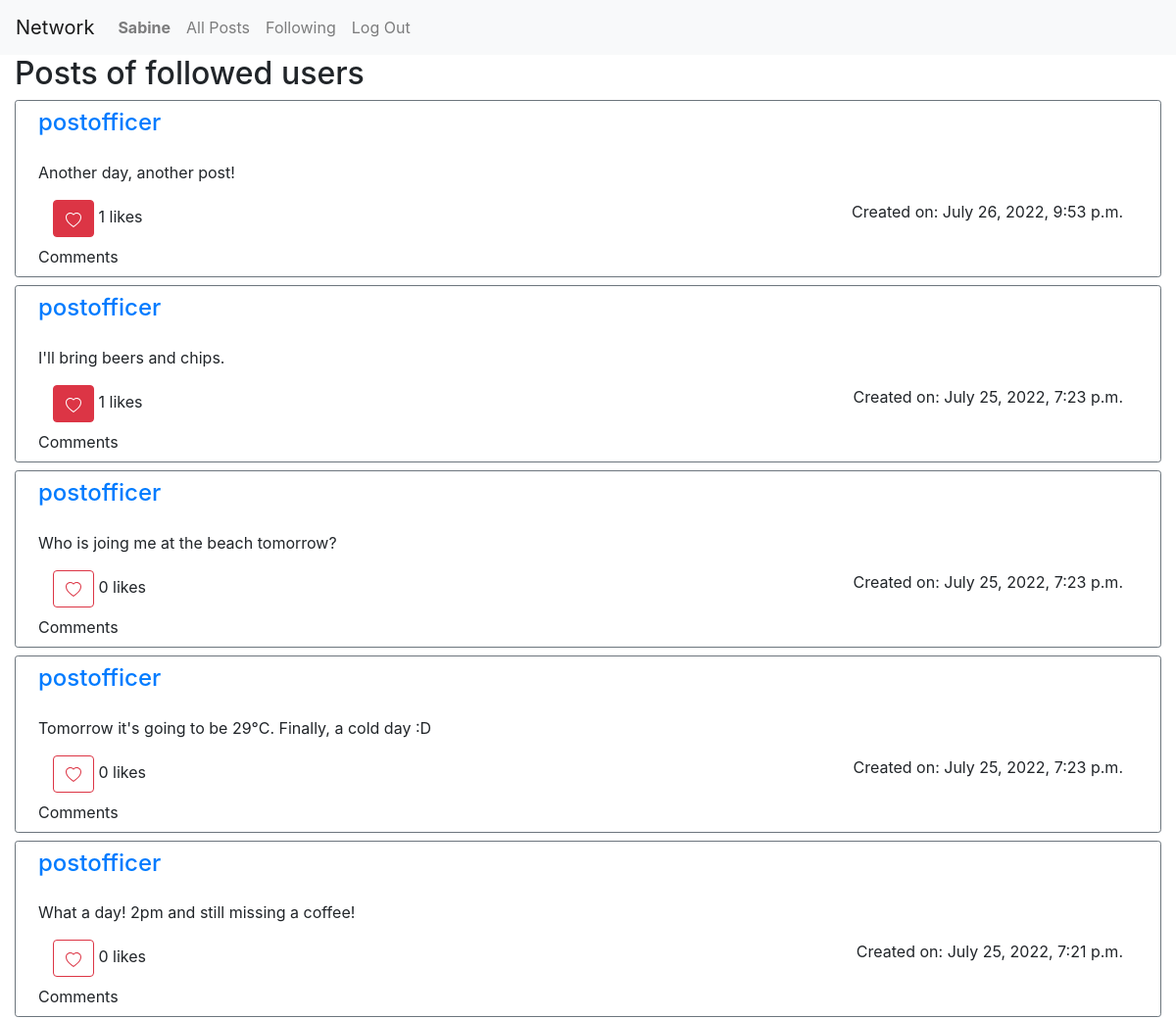
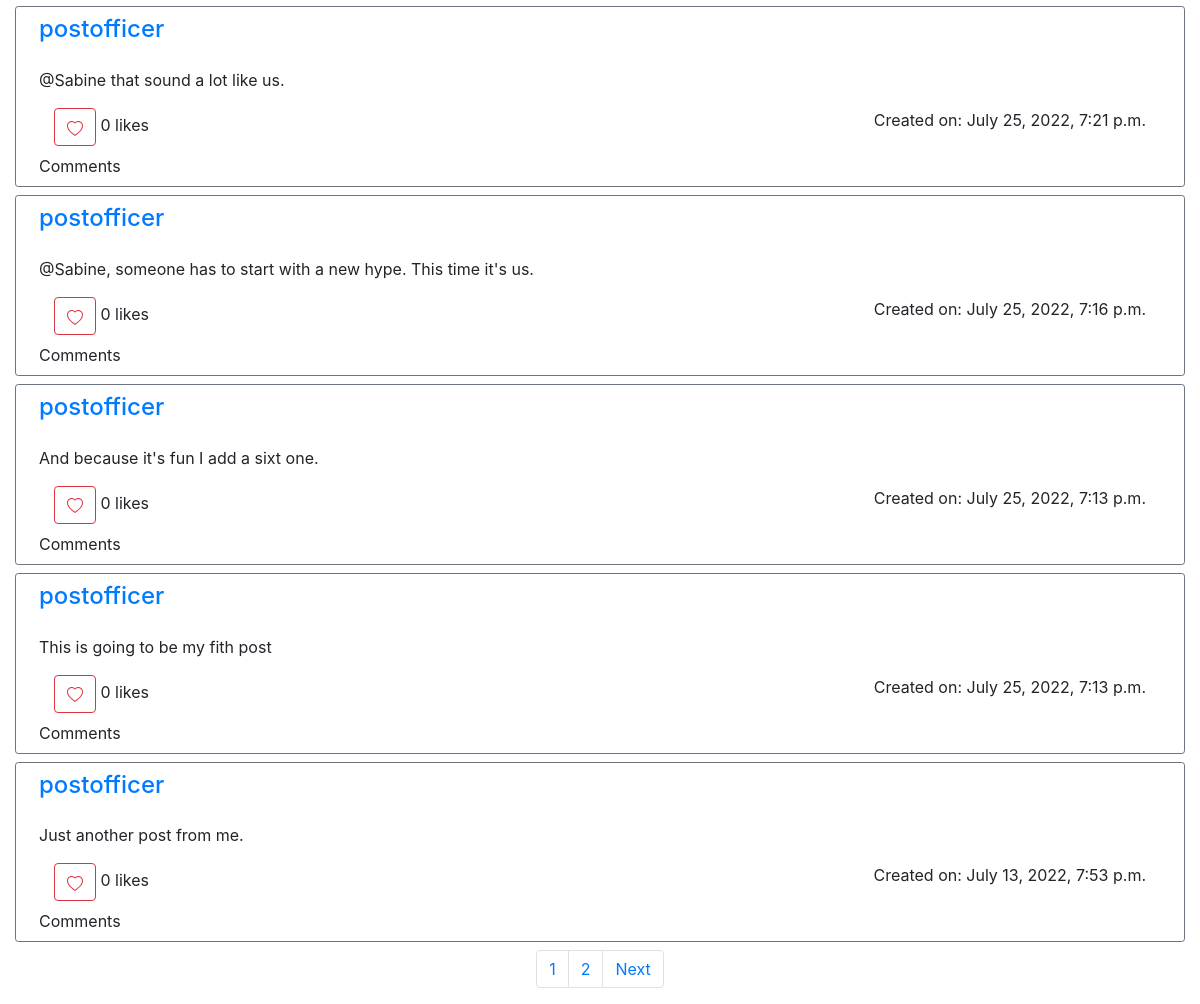
/follow (signed in), run on an earlier commit of the app's database (2 pictures, top to bottom).
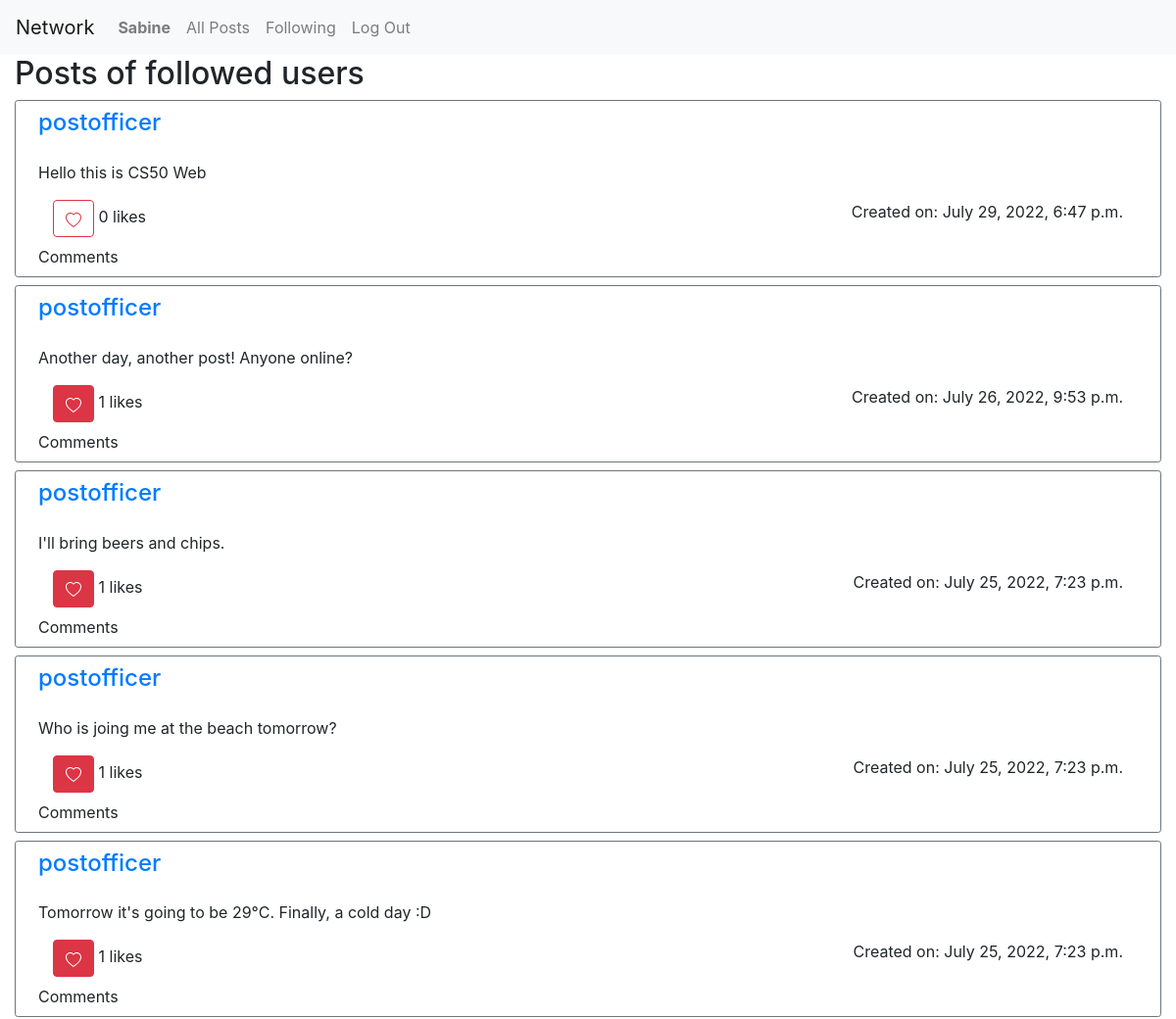
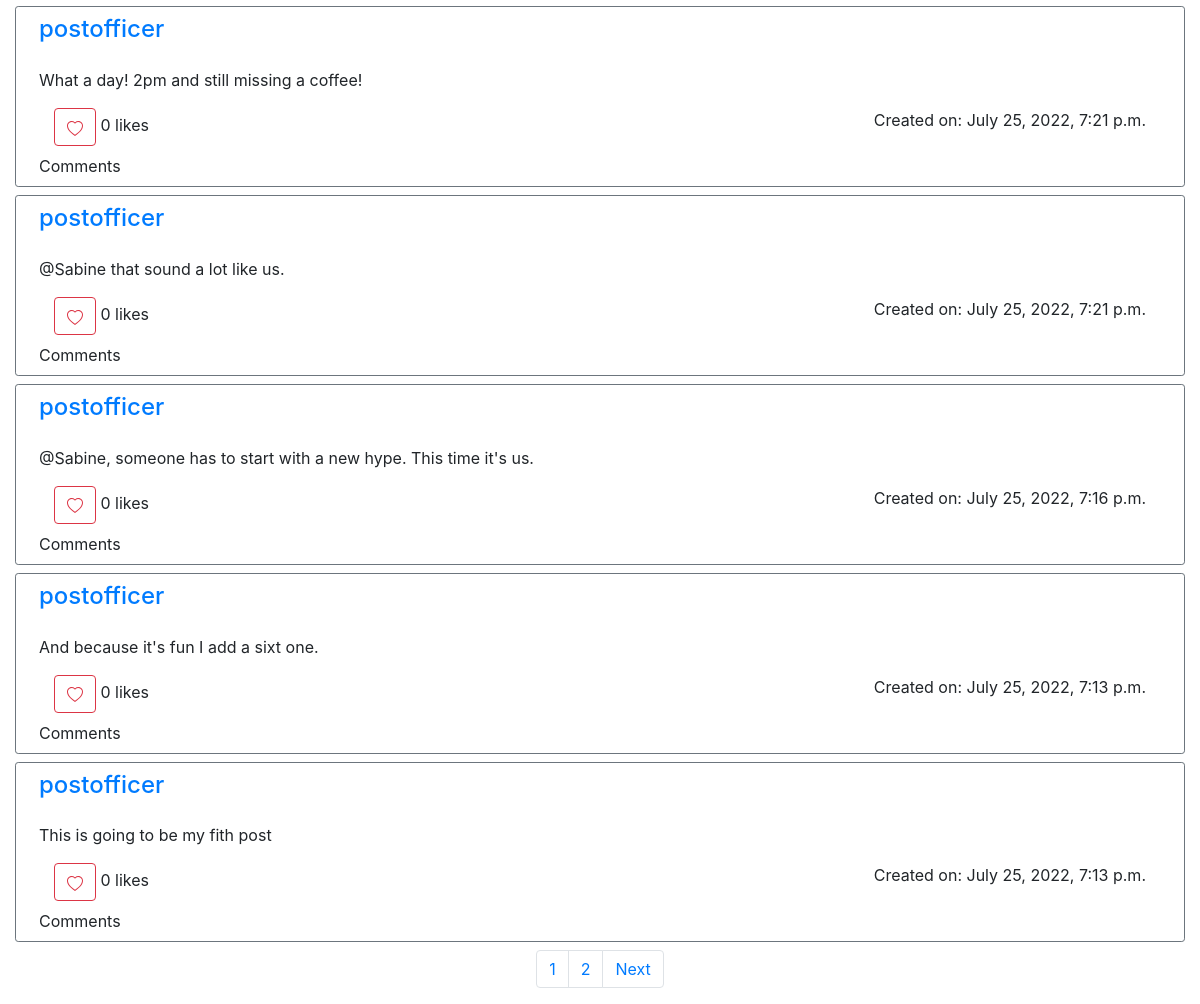
And on a later commit of the database (2 pictures, top to bottom).
### network/models.py (models this page shows, shortened)
class Post(models.Model):
    user = models.ForeignKey("User", on_delete=models.CASCADE, related_name="posts")
    post = models.TextField(max_length=post_max_length, blank=False)
    likes = models.ManyToManyField("User", blank=True, related_name="likes")
    created_on = models.DateTimeField(auto_now_add=True)
    modified_on = models.DateField(auto_now=True)
    @property
    def like_count(self):
        return self.likes.count()

class User(AbstractUser):
    registered = models.DateTimeField(auto_now_add=True)

### network/views.py (the view)
# urls.py: path("follow", views.follow, name="follow"),
@login_required
def follow(request):
    user = User.objects.get(id=request.user.id)
    follows = user.following.all()
    follows_user = [follow.user for follow in follows]
    posts_list = Post.objects.filter(user__in=follows_user).order_by("-created_on")
    paginator = Paginator(posts_list, 10)
    page_number = request.GET.get("page", 1)
    posts = paginator.get_page(page_number)
    return render(request, "network/follow.html", {
        "posts": posts,
        "current_page": page_number,
        "page_range": range(posts.paginator.num_pages),
        },
    )

### network/templates/network/follow.html
{% extends "network/layout.html" %}
{% block body %}
<div class="container-fluid gap-3">
    <h2>Posts of followed users</h2>
    {% include 'network/layout-post.html' %}
</div>
{% endblock %}

### network/templates/network/layout-post.html (shortened to what this page needs)
{% for post in posts %}
    <div class="container-fluid border border-secondary rounded-sm mb-2">
        <div class="row m-2">
            <h4><a href="{% url 'profile' post.user.id %}">{{ post.user.username }}</a></h4>
        </div>
        <div class="row m-2" id="edit{{post.id}}">
            {{ post.post }}
        </div>
        <div class="row m-2 justify">
            <div class="col-2 justify-content-start">
                {% if request.user.is_authenticated and request.user.id != post.user.id %}
                    {% if request.user not in post.likes.all %}
                        <button id="{{ post.id }}" type="button" class="btn btn-outline-danger" onClick="like({{post.id}})">
                        </button>
                        {% else %}
                        <button id="{{ post.id }}" type="button" class="btn btn-danger" onClick="like({{post.id}})">
                        </button>
                    {% endif %}
                {% endif %}
                <span id="like_count{{ post.id }}">{{ post.like_count }}</span> likes
            </div>
            <div class="col" style="text-align: right">
                Created on: {{ post.created_on }}
            </div>
        </div>
        <div class="row m-2">
            Comments
        </div>
    </div>
{% endfor %}
<nav aria-label="Page navigation example">
    <ul class="pagination justify-content-center">
        {% if posts.has_previous or posts.has_next %}
            {% for page in page_range %}
                {% if forloop.counter|slugify == current_page|slugify %}
                    <li class="page-item"><a class="page-link" href="#">{{ forloop.counter }}<span class="sr-only">(current)</span></a></li>
                {% else %}
                    <li class="page-item"><a class="page-link" href="?page={{ forloop.counter }}"> {{ forloop.counter }}</a></li>
                {% endif %}
            {% endfor %}
        {% endif %}
        {% if posts.has_next %}
            <li class="page-item">
                <a class="page-link" href="?page={{ posts.next_page_number }}">Next</a>
            </li>
        {% endif %}
    </ul>
</nav>

What changed in the data, as far as the page shows it:
no longer on this page (row unchanged): Post: user.username "postofficer", post "Just another post from me.", like_count "0", created_on "July 13, 2022, 7:53 p.m."
added Post: user.username "postofficer", post "Hello this is CS50 Web", like_count "0", created_on "July 29, 2022, 6:47 p.m."
changed Post: post "Another day, another post!" → "Another day, another post! Anyone online?"
changed Post "Who is joing me at the beach tomorrow?": like_count "0" → "1"
changed Post "Tomorrow it's going to be 29°C. Finally, a cold day :D": like_count "0" → "1"
